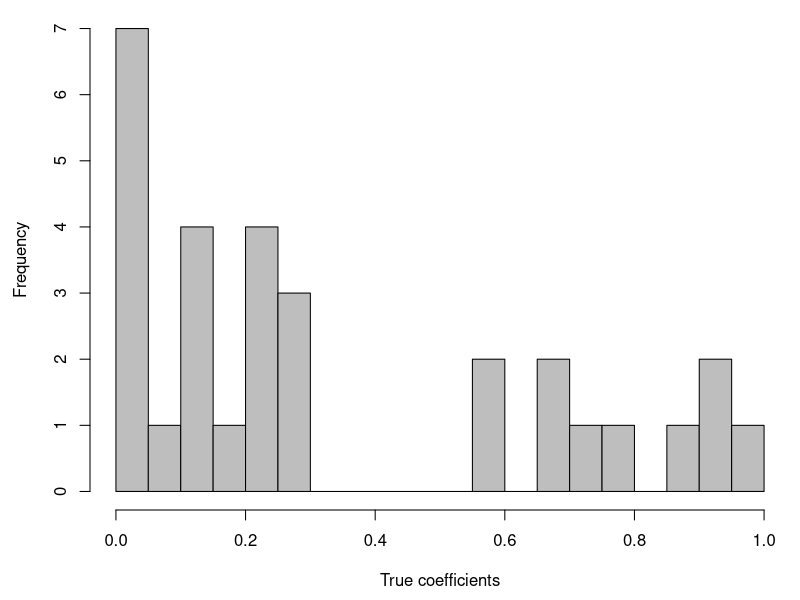

The R source for this figure:
# Example of small regression coefficients
# Simulation with n = 50 and p = 30. The entries of of the predictor matrix X ∈ R^(50x30) are all iid N(0,1),
# so overall the variables have low correlation
set.seed(0)
n = 50
p = 30
x = matrix(rnorm(n*p),nrow=n)

bstar = c(runif(10,0.5,1),runif(20,0,0.3))
bstar
## [1] 0.76569446 0.90117477 0.73974759 0.58870078 0.69856667 0.90711350 0.97067854 0.58667497 0.67747040 0.85252002
##[11] 0.28777228 0.12834042 0.04077460 0.24412237 0.24205349 0.27243311 0.21108057 0.13763896 0.02448732 0.21922319
##[21] 0.27980445 0.01078449 0.03211183 0.11891668 0.04568512 0.03393367 0.08584566 0.17430292 0.04248852 0.14832520

mu = as.numeric(x%*%bstar)
mu
## [1] -1.31528284 -0.51718897  5.77417229  2.74977948  1.48187258 -3.90293573 -1.87635013  3.75006840 -3.25567322
##[10]  1.30130233  1.68397650  1.23708070 -3.24193495  2.95460554 -0.06592703  6.76077095 -3.45190257 -0.75407118
##[19] -0.54238041 -2.94195294 -0.24707029  0.67846251 -3.81386753 -4.49622617  2.14063304  5.84375617  1.67928622
##[28]  1.08463546 -7.24875104 -3.40866819 -2.54661736 -0.94318992 -0.68134865  1.05901970  1.62400831  0.91592834
##[37]  3.62379032 -0.94495632 -2.33445442 -1.76434725  7.56625750  1.72500422  0.18474592 -2.41036754 -3.03533440
##[46]  0.34688310 -3.99332347 -1.24567011  1.33595544 -2.20657722


# Plot the histogram of the true regression coefficients beta* ∈ R^30
# Here 10 coefficients are large (between 0.5 and 1) and 20 coefficients are small (between 0 and 0.3)
par(mar=c(4.5,4.5,0.5,0.5))
hist(bstar,breaks=30,col="gray",main="",
xlab="True coefficients")


# We repeat the following 100 times:
# - Generate a response vector y
# - Compute the linear regression fit X*beta_hat
# - Generate a new response y'
# - Record the error
set.seed(1)
R = 100

fit = matrix(0,R,n)
err = numeric(R)

for (i in 1:R) {
	cat(c(i,", "))
	y = mu + rnorm(n)
	ynew = mu + rnorm(n)
	
	a = lm(y~x+0)
	bls = coef(a)
	fit[i,] = x%*%bls
	err[i] = mean((ynew-fit[i,])^2)
}

# We average this observed error over the 100 repetitions to get an estimate of the prediction error
prederr = mean(err)

# We also estimate the squared bias and variance of the fits X*beta_hat over the 100 repetitions
# Recall that it should be true that prediction error = 1 + squared bias + variance
bias = sum((colMeans(fit)-mu)^2)/n
var = sum(apply(fit,2,var))/n

bias
##[1] 0.00647163
var
##[1] 0.6273129
p/n
##[1] 0.6
1 + bias + var
##[1] 1.633785
prederr
##[1] 1.644363